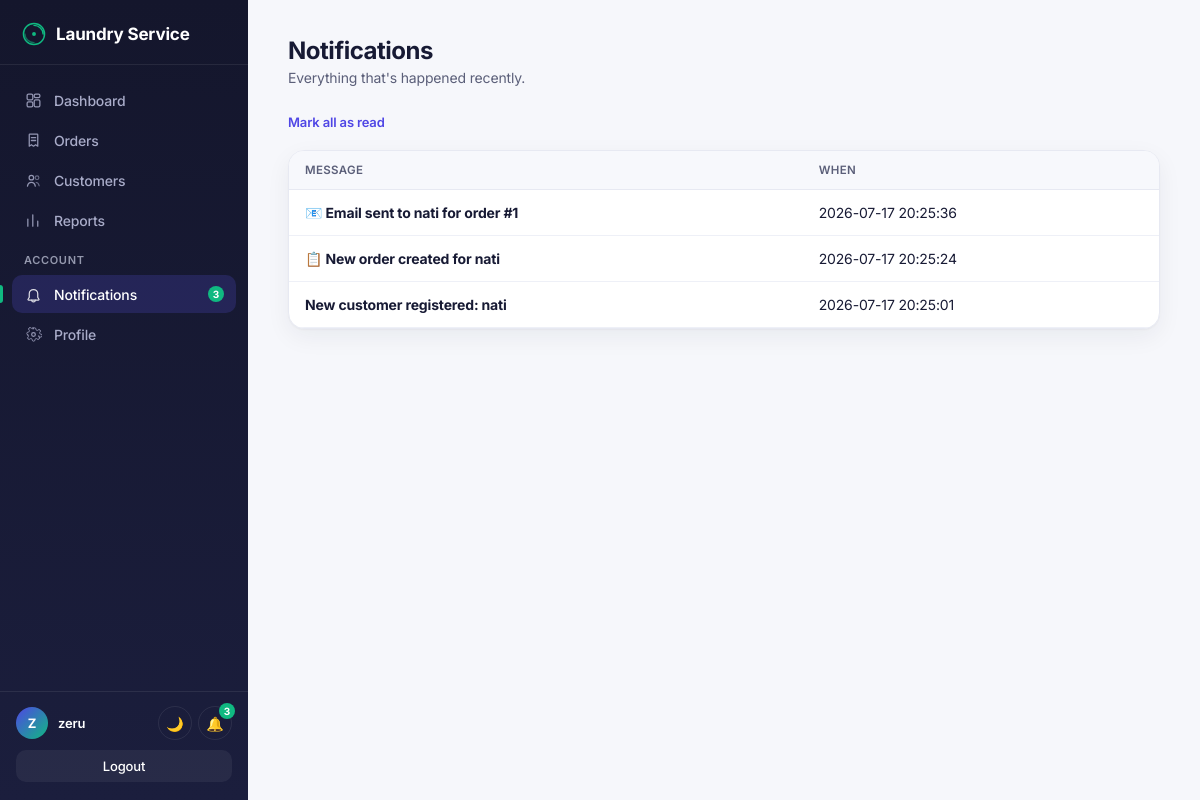
Page /notifications (signed in) on the committed database.
### tables this page shows
CREATE TABLE notifications (
                id INTEGER PRIMARY KEY AUTOINCREMENT,
                message TEXT NOT NULL,
                is_read INTEGER NOT NULL DEFAULT 0,
                created_at TEXT DEFAULT CURRENT_TIMESTAMP
            );

### app.py (the view)
@app.route("/notifications")
@login_required
def notifications():
    with get_db() as conn:
        all_notifications = conn.execute("SELECT * FROM notifications ORDER BY id DESC").fetchall()
    return render_template("notifications.html", notifications=all_notifications)

### app.py (called while the page is built)
@app.context_processor
def inject_csrf():
    if "csrf_token" not in session:
        session["csrf_token"] = secrets.token_hex(16)
    return {"csrf_token": session.get("csrf_token")}

def login_required(f):
    @wraps(f)
    def decorated_function(*args, **kwargs):
        if "username" not in session:
            flash("Please log in first.")
            return redirect(url_for("login"))
        return f(*args, **kwargs)
    return decorated_function

@app.context_processor
def inject_notifications():
    if "username" not in session:
        return {}
    with get_db() as conn:
        unread_count = conn.execute("SELECT COUNT(*) FROM notifications WHERE is_read = 0").fetchone()[0]
        recent_notifications = conn.execute("SELECT * FROM notifications ORDER BY id DESC LIMIT 5").fetchall()
    return {
        "unread_count": unread_count,
        "recent_notifications": recent_notifications,
    }

### database.py (called while the page is built)
def get_connection():
    conn = sqlite3.connect(DB_NAME)
    conn.row_factory = sqlite3.Row
    return conn

def get_db():
    from contextlib import contextmanager
    @contextmanager
    def db_connection():
        conn = get_connection()
        try:
            yield conn
            conn.commit()
        except Exception:
            conn.rollback()
            raise
        finally:
            conn.close()
    return db_connection()

### templates/notifications.html (shortened to what this page needs)
{% extends "base.html" %}
{% block extra_styles %}
<link rel="stylesheet" href="{{ url_for('static', filename='dashboard.css') }}">
{% endblock %}
{% block content %}
{% include "_navbar.html" %}
<div class="dashboard-content">
    <h1>Notifications</h1>
    <p class="subtitle">Everything that's happened recently.</p>
    {% if notifications %}
        <div class="edit-form-buttons" style="margin-bottom: 20px;">
            <a href="{{ url_for('mark_all_read') }}" class="action-link edit">Mark all as read</a>
        </div>
    {% endif %}
    <div class="table-card">
        <table class="orders-table">
            <thead>
                <tr>
                    <th>Message</th>
                    <th>When</th>
                </tr>
            </thead>
            <tbody>
                {% for note in notifications %}
                <tr>
                    <td>
                        {% if not note["is_read"] %}<strong>{% endif %}
                        {{ note["message"] }}
                        {% if not note["is_read"] %}</strong>{% endif %}
                    </td>
                    <td>{{ note["created_at"] }}</td>
                </tr>
                {% else %}
                <tr>
                    <td colspan="2" class="empty-row">No notifications yet.</td>
                </tr>
                {% endfor %}
            </tbody>
        </table>
    </div>
</div>
{% endblock %}

### static/theme.css (style rules this page uses)
:root { --bg: #F6F7FB; --card-bg: #FFFFFF; --border-color: #E7E9F2; --input-bg: #FFFFFF; --input-border: #DBDEEA; --table-header-bg: #F7F8FC; --table-row-border: #EEF0F7; --text-primary: #171A34; --text-secondary: #5B5F79; --text-tertiary: #9498AD; --label-color: #3B3F5C; --left-panel-text: #C9CCEE; --primary: #4F46E5; --primary-dark: #4338CA; --primary-darker: #312E81; --primary-tint: #EEEDFC; --accent: #10B981; --accent-dark: #059669; --sidebar-bg: #14162C; --sidebar-bg-end: #1B1E3D; --sidebar-text: #A9ACC9; --sidebar-text-active: #FFFFFF; --sidebar-border: rgba(255, 255, 255, 0.08); --sidebar-active-bg: rgba(99, 91, 255, 0.18); --sidebar-hover-bg: rgba(255, 255, 255, 0.05); --status-pending-bg: #FEF3C7; --status-pending-text: #92400E; --status-completed-bg: #D1FAE5; --status-completed-text: #065F46; --error-bg: #FDECEC; --error-text: #C0392B; --flash-bg: #EEF0FE; --flash-text: #4338CA; --dark-btn-bg: #3B3F5C; --dark-btn-hover: #4B4F73; --shadow-card: 0 1px 2px rgba(23, 26, 52, 0.04), 0 8px 24px rgba(23, 26, 52, 0.06); --shadow-card-hover: 0 4px 8px rgba(23, 26, 52, 0.06), 0 16px 32px rgba(23, 26, 52, 0.10); --shadow-button: 0 4px 12px rgba(79, 70, 229, 0.28); --radius-pill: 999px; --radius-card: 16px; --radius-input: 10px; --radius-button: 10px; --font-display: 'Inter', -apple-system, BlinkMacSystemFont, sans-serif; --font-body: 'Inter', -apple-system, BlinkMacSystemFont, sans-serif; --font-mono: 'JetBrains Mono', 'Courier New', monospace; }
body { font-family: var(--font-body); background-color: var(--bg); color: var(--text-primary); transition: background-color 0.3s ease, color 0.3s ease; -webkit-font-smoothing: antialiased; letter-spacing: -0.01em; }
h1, h2, .left-panel h1, .nav-brand, .card h2, .order-form-card h2 { font-family: var(--font-display); font-weight: 700; letter-spacing: -0.02em; }
body, .card, .stat-card, .order-form-card, .table-card, .order-card, .customer-card, input, select, textarea, .navbar, .sidebar, .left-panel, .right-panel, .flash-box, .error-message, .dashboard-content { transition: background-color 0.3s ease, color 0.3s ease, border-color 0.3s ease, box-shadow 0.3s ease; }
.stat-card, .order-form-card, .table-card, .order-card, .customer-card { position: relative; background-color: var(--card-bg); border: 1px solid var(--border-color); border-radius: var(--radius-card); box-shadow: var(--shadow-card); transition: all 0.2s ease; }
body { animation: page-fade-in 0.35s ease both; }
.action-link { transition: opacity 0.15s ease; }
.sidebar ~ .dashboard-content { margin-left: 248px; }
.order-form-card, .table-card, .order-card, .customer-card { animation: card-fade-up 0.4s ease 0.06s both; }

### static/dashboard.css (style rules this page uses)
* { margin: 0; padding: 0; box-sizing: border-box; font-family: var(--font-body); }
body { background-color: var(--bg); color: var(--text-primary); transition: background-color 0.3s ease, color 0.3s ease; }
.dashboard-content { padding: 36px 40px; max-width: 1400px; margin: 0 auto; }
.dashboard-content h1 { font-size: 24px; color: var(--text-primary); margin-bottom: 4px; }
.subtitle { color: var(--text-secondary); font-size: 14px; margin-bottom: 28px; }
.table-card { background-color: var(--card-bg); border: 1px solid var(--border-color); border-radius: var(--radius-card); box-shadow: var(--shadow-card); overflow: hidden; transition: all 0.2s ease; }
.orders-table { width: 100%; border-collapse: collapse; }
.orders-table th { text-align: left; font-size: 11.5px; font-weight: 600; text-transform: uppercase; letter-spacing: 0.03em; color: var(--text-secondary); background-color: var(--table-header-bg); padding: 12px 16px; border-bottom: 1px solid var(--border-color); }
.orders-table td { padding: 14px 16px; font-size: 14px; color: var(--text-primary); border-bottom: 1px solid var(--table-row-border); }
.orders-table tbody tr { transition: background-color 0.15s ease; }
.action-link { font-size: 13px; text-decoration: none; font-weight: 600; transition: opacity 0.2s ease; }
.action-link.edit { color: var(--primary); }
.edit-form-buttons { display: flex; align-items: center; gap: 16px; margin-top: 24px; }

### rows in the picture
notifications: message "📧 Email sent to nati for order #1", created_at "2026-07-17 20:25:36"
notifications: message "📋 New order created for nati", created_at "2026-07-17 20:25:24"
notifications: message "New customer registered: nati", created_at "2026-07-17 20:25:01"

### other values in the picture
{{ unread_count }} "3"
{{ session.get('username', 'U')[0]|upper }} "Z"
{{ session.get('username', '') }} "zeru"
